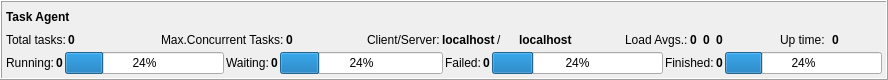
<?xml version="1.0" encoding="UTF-8"?>
<ui version="4.0">
 <class>FrmAgentStatus</class>
 <widget class="QFrame" name="FrmAgentStatus">
  <property name="geometry">
   <rect>
    <x>0</x>
    <y>0</y>
    <width>888</width>
    <height>80</height>
   </rect>
  </property>
  <property name="windowTitle">
   <string>Task Agent Status</string>
  </property>
  <property name="frameShape">
   <enum>QFrame::Box</enum>
  </property>
  <property name="frameShadow">
   <enum>QFrame::Raised</enum>
  </property>
  <layout class="QVBoxLayout" name="verticalLayout">
   <property name="spacing">
    <number>2</number>
   </property>
   <property name="leftMargin">
    <number>4</number>
   </property>
   <property name="topMargin">
    <number>4</number>
   </property>
   <property name="rightMargin">
    <number>4</number>
   </property>
   <property name="bottomMargin">
    <number>4</number>
   </property>
   <item>
    <widget class="QLabel" name="lblTaskAgentName">
     <property name="font">
      <font>
       <weight>75</weight>
       <bold>true</bold>
      </font>
     </property>
     <property name="text">
      <string>Task Agent</string>
     </property>
    </widget>
   </item>
   <item>
    <layout class="QHBoxLayout" name="horizontalLayout_11" stretch="2,1,3,1,4,1,2,1,2">
     <item>
      <layout class="QHBoxLayout" name="horizontalLayout_8">
       <item>
        <widget class="QLabel" name="label">
         <property name="text">
          <string>Total tasks:</string>
         </property>
        </widget>
       </item>
       <item>
        <widget class="QLabel" name="lblTotalTasks">
         <property name="font">
          <font>
           <weight>75</weight>
           <bold>true</bold>
          </font>
         </property>
         <property name="text">
          <string>0</string>
         </property>
        </widget>
       </item>
      </layout>
     </item>
     <item>
      <spacer name="horizontalSpacer_4">
       <property name="orientation">
        <enum>Qt::Horizontal</enum>
       </property>
       <property name="sizeHint" stdset="0">
        <size>
         <width>40</width>
         <height>20</height>
        </size>
       </property>
      </spacer>
     </item>
     <item>
      <layout class="QHBoxLayout" name="horizontalLayout_7">
       <item>
        <widget class="QLabel" name="label_8">
         <property name="text">
          <string>Max.Concurrent Tasks:</string>
         </property>
        </widget>
       </item>
       <item>
        <widget class="QLabel" name="lblMaxTasks">
         <property name="font">
          <font>
           <weight>75</weight>
           <bold>true</bold>
          </font>
         </property>
         <property name="text">
          <string>0</string>
         </property>
        </widget>
       </item>
      </layout>
     </item>
     <item>
      <spacer name="horizontalSpacer">
       <property name="orientation">
        <enum>Qt::Horizontal</enum>
       </property>
       <property name="sizeHint" stdset="0">
        <size>
         <width>40</width>
         <height>20</height>
        </size>
       </property>
      </spacer>
     </item>
     <item>
      <layout class="QHBoxLayout" name="horizontalLayout_2">
       <item>
        <widget class="QLabel" name="label_6">
         <property name="text">
          <string>Client/Server:</string>
         </property>
        </widget>
       </item>
       <item>
        <widget class="QLabel" name="lblClient">
         <property name="font">
          <font>
           <weight>75</weight>
           <bold>true</bold>
          </font>
         </property>
         <property name="text">
          <string>localhost</string>
         </property>
        </widget>
       </item>
       <item>
        <widget class="QLabel" name="label_9">
         <property name="text">
          <string>/</string>
         </property>
        </widget>
       </item>
       <item>
        <widget class="QLabel" name="lblServer">
         <property name="font">
          <font>
           <weight>75</weight>
           <bold>true</bold>
          </font>
         </property>
         <property name="text">
          <string>localhost</string>
         </property>
        </widget>
       </item>
      </layout>
     </item>
     <item>
      <spacer name="horizontalSpacer_2">
       <property name="orientation">
        <enum>Qt::Horizontal</enum>
       </property>
       <property name="sizeHint" stdset="0">
        <size>
         <width>40</width>
         <height>20</height>
        </size>
       </property>
      </spacer>
     </item>
     <item>
      <layout class="QHBoxLayout" name="horizontalLayout">
       <item>
        <widget class="QLabel" name="label_7">
         <property name="text">
          <string>Load Avgs.:</string>
         </property>
        </widget>
       </item>
       <item>
        <widget class="QLabel" name="lblLoadAvg1">
         <property name="font">
          <font>
           <weight>75</weight>
           <bold>true</bold>
          </font>
         </property>
         <property name="text">
          <string>0</string>
         </property>
        </widget>
       </item>
       <item>
        <widget class="QLabel" name="lblLoadAvg2">
         <property name="font">
          <font>
           <weight>75</weight>
           <bold>true</bold>
          </font>
         </property>
         <property name="text">
          <string>0</string>
         </property>
        </widget>
       </item>
       <item>
        <widget class="QLabel" name="lblLoadAvg3">
         <property name="font">
          <font>
           <weight>75</weight>
           <bold>true</bold>
          </font>
         </property>
         <property name="text">
          <string>0</string>
         </property>
        </widget>
       </item>
      </layout>
     </item>
     <item>
      <spacer name="horizontalSpacer_3">
       <property name="orientation">
        <enum>Qt::Horizontal</enum>
       </property>
       <property name="sizeHint" stdset="0">
        <size>
         <width>40</width>
         <height>20</height>
        </size>
       </property>
      </spacer>
     </item>
     <item>
      <layout class="QHBoxLayout" name="horizontalLayout_9">
       <item>
        <widget class="QLabel" name="label_10">
         <property name="text">
          <string>Up time:</string>
         </property>
        </widget>
       </item>
       <item>
        <widget class="QLabel" name="lblUptime">
         <property name="font">
          <font>
           <weight>75</weight>
           <bold>true</bold>
          </font>
         </property>
         <property name="text">
          <string>0</string>
         </property>
        </widget>
       </item>
      </layout>
     </item>
    </layout>
   </item>
   <item>
    <layout class="QHBoxLayout" name="horizontalLayout_10">
     <item>
      <layout class="QHBoxLayout" name="horizontalLayout_3">
       <item>
        <widget class="QLabel" name="label_2">
         <property name="text">
          <string>Running:</string>
         </property>
        </widget>
       </item>
       <item>
        <widget class="QLabel" name="lblRuningTasks">
         <property name="font">
          <font>
           <weight>75</weight>
           <bold>true</bold>
          </font>
         </property>
         <property name="text">
          <string>0</string>
         </property>
        </widget>
       </item>
       <item>
        <widget class="QProgressBar" name="pbPercRunning">
         <property name="value">
          <number>24</number>
         </property>
        </widget>
       </item>
      </layout>
     </item>
     <item>
      <layout class="QHBoxLayout" name="horizontalLayout_4">
       <item>
        <widget class="QLabel" name="label_3">
         <property name="text">
          <string>Waiting:</string>
         </property>
        </widget>
       </item>
       <item>
        <widget class="QLabel" name="lblWaitingTasks">
         <property name="font">
          <font>
           <weight>75</weight>
           <bold>true</bold>
          </font>
         </property>
         <property name="text">
          <string>0</string>
         </property>
        </widget>
       </item>
       <item>
        <widget class="QProgressBar" name="pbPercWaiting">
         <property name="value">
          <number>24</number>
         </property>
        </widget>
       </item>
      </layout>
     </item>
     <item>
      <layout class="QHBoxLayout" name="horizontalLayout_5">
       <item>
        <widget class="QLabel" name="label_4">
         <property name="text">
          <string>Failed:</string>
         </property>
        </widget>
       </item>
       <item>
        <widget class="QLabel" name="lblFailedTasks">
         <property name="font">
          <font>
           <weight>75</weight>
           <bold>true</bold>
          </font>
         </property>
         <property name="text">
          <string>0</string>
         </property>
        </widget>
       </item>
       <item>
        <widget class="QProgressBar" name="pbPercFailed">
         <property name="value">
          <number>24</number>
         </property>
        </widget>
       </item>
      </layout>
     </item>
     <item>
      <layout class="QHBoxLayout" name="horizontalLayout_6">
       <item>
        <widget class="QLabel" name="label_5">
         <property name="text">
          <string>Finished:</string>
         </property>
        </widget>
       </item>
       <item>
        <widget class="QLabel" name="lblFinishedTasks">
         <property name="font">
          <font>
           <weight>75</weight>
           <bold>true</bold>
          </font>
         </property>
         <property name="text">
          <string>0</string>
         </property>
        </widget>
       </item>
       <item>
        <widget class="QProgressBar" name="pbPercFinished">
         <property name="value">
          <number>24</number>
         </property>
        </widget>
       </item>
      </layout>
     </item>
    </layout>
   </item>
  </layout>
 </widget>
 <resources/>
 <connections/>
</ui>
